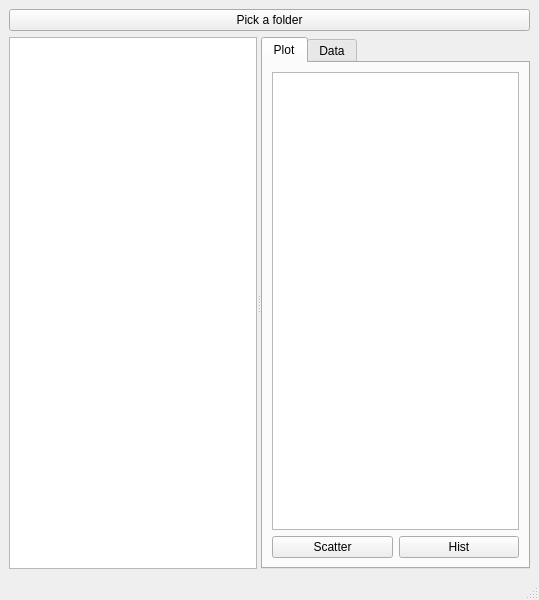
<?xml version="1.0" encoding="UTF-8"?>
<ui version="4.0">
 <class>MainWindow</class>
 <widget class="QMainWindow" name="MainWindow">
  <property name="geometry">
   <rect>
    <x>0</x>
    <y>0</y>
    <width>539</width>
    <height>600</height>
   </rect>
  </property>
  <property name="windowTitle">
   <string>MainWindow</string>
  </property>
  <widget class="QWidget" name="centralwidget">
   <layout class="QVBoxLayout" name="verticalLayout">
    <item>
     <widget class="QPushButton" name="btnBrowse">
      <property name="text">
       <string>Pick a folder</string>
      </property>
     </widget>
    </item>
    <item>
     <widget class="QSplitter" name="splitter">
      <property name="orientation">
       <enum>Qt::Horizontal</enum>
      </property>
      <widget class="QTreeView" name="treeView"/>
      <widget class="QTabWidget" name="tabWidget">
       <property name="currentIndex">
        <number>0</number>
       </property>
       <widget class="QWidget" name="tab">
        <attribute name="title">
         <string>Plot</string>
        </attribute>
        <layout class="QVBoxLayout" name="verticalLayout_2">
         <item>
          <widget class="QGraphicsView" name="graphicsView"/>
         </item>
         <item>
          <layout class="QHBoxLayout" name="horizontalLayout">
           <item>
            <widget class="QPushButton" name="btnScatter">
             <property name="text">
              <string>Scatter</string>
             </property>
            </widget>
           </item>
           <item>
            <widget class="QPushButton" name="btnHist">
             <property name="text">
              <string>Hist</string>
             </property>
            </widget>
           </item>
          </layout>
         </item>
        </layout>
       </widget>
       <widget class="QWidget" name="tab_2">
        <attribute name="title">
         <string>Data</string>
        </attribute>
        <zorder>treeView</zorder>
       </widget>
      </widget>
     </widget>
    </item>
   </layout>
  </widget>
  <widget class="QStatusBar" name="statusbar"/>
 </widget>
 <resources/>
 <connections/>
</ui>
